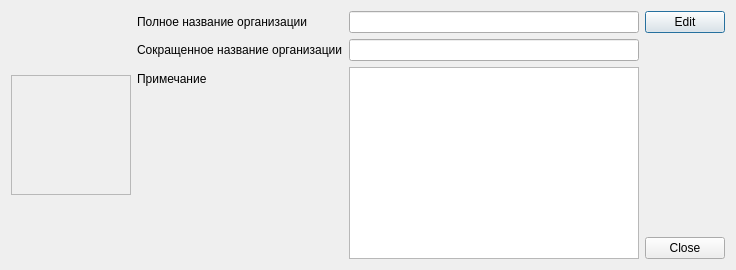
<?xml version="1.0" encoding="UTF-8"?>
<ui version="4.0">
 <class>EditDialog</class>
 <widget class="QDialog" name="EditDialog">
  <property name="geometry">
   <rect>
    <x>0</x>
    <y>0</y>
    <width>736</width>
    <height>270</height>
   </rect>
  </property>
  <property name="windowTitle">
   <string>Dialog</string>
  </property>
  <layout class="QGridLayout" name="gridLayout_2">
   <item row="0" column="0">
    <layout class="QHBoxLayout" name="horizontalLayout_2">
     <item>
      <layout class="QVBoxLayout" name="verticalLayout_2">
       <item>
        <widget class="QFrame" name="frame">
         <property name="sizePolicy">
          <sizepolicy hsizetype="Fixed" vsizetype="Fixed">
           <horstretch>1</horstretch>
           <verstretch>1</verstretch>
          </sizepolicy>
         </property>
         <property name="minimumSize">
          <size>
           <width>100</width>
           <height>100</height>
          </size>
         </property>
         <property name="frameShape">
          <enum>QFrame::StyledPanel</enum>
         </property>
         <property name="frameShadow">
          <enum>QFrame::Raised</enum>
         </property>
         <layout class="QGridLayout" name="gridLayout">
          <property name="sizeConstraint">
           <enum>QLayout::SetFixedSize</enum>
          </property>
          <item row="0" column="0">
           <widget class="QWidget" name="widget" native="true">
            <property name="sizePolicy">
             <sizepolicy hsizetype="Expanding" vsizetype="Expanding">
              <horstretch>1</horstretch>
              <verstretch>1</verstretch>
             </sizepolicy>
            </property>
            <property name="minimumSize">
             <size>
              <width>100</width>
              <height>100</height>
             </size>
            </property>
           </widget>
          </item>
         </layout>
        </widget>
       </item>
      </layout>
     </item>
     <item>
      <layout class="QHBoxLayout" name="horizontalLayout">
       <item>
        <layout class="QFormLayout" name="formLayout">
         <property name="fieldGrowthPolicy">
          <enum>QFormLayout::ExpandingFieldsGrow</enum>
         </property>
         <item row="0" column="0">
          <widget class="QLabel" name="label">
           <property name="text">
            <string>Полное название организации</string>
           </property>
          </widget>
         </item>
         <item row="0" column="1">
          <widget class="QLineEdit" name="lineEdit"/>
         </item>
         <item row="1" column="0">
          <widget class="QLabel" name="label_2">
           <property name="text">
            <string>Сокращенное название организации</string>
           </property>
          </widget>
         </item>
         <item row="1" column="1">
          <widget class="QLineEdit" name="lineEdit_2"/>
         </item>
         <item row="2" column="0">
          <widget class="QLabel" name="label_3">
           <property name="text">
            <string>Примечание</string>
           </property>
          </widget>
         </item>
         <item row="2" column="1">
          <widget class="QTextEdit" name="textEdit">
           <property name="sizePolicy">
            <sizepolicy hsizetype="Expanding" vsizetype="Expanding">
             <horstretch>0</horstretch>
             <verstretch>1</verstretch>
            </sizepolicy>
           </property>
          </widget>
         </item>
        </layout>
       </item>
       <item>
        <layout class="QVBoxLayout" name="verticalLayout">
         <item>
          <widget class="QPushButton" name="pushButton">
           <property name="text">
            <string>Edit</string>
           </property>
          </widget>
         </item>
         <item>
          <spacer name="verticalSpacer">
           <property name="orientation">
            <enum>Qt::Vertical</enum>
           </property>
           <property name="sizeHint" stdset="0">
            <size>
             <width>20</width>
             <height>40</height>
            </size>
           </property>
          </spacer>
         </item>
         <item>
          <widget class="QPushButton" name="pushButton_2">
           <property name="text">
            <string>Close</string>
           </property>
          </widget>
         </item>
        </layout>
       </item>
      </layout>
     </item>
    </layout>
   </item>
  </layout>
 </widget>
 <resources/>
 <connections>
  <connection>
   <sender>pushButton_2</sender>
   <signal>clicked()</signal>
   <receiver>EditDialog</receiver>
   <slot>close()</slot>
   <hints>
    <hint type="sourcelabel">
     <x>583</x>
     <y>361</y>
    </hint>
    <hint type="destinationlabel">
     <x>551</x>
     <y>235</y>
    </hint>
   </hints>
  </connection>
 </connections>
</ui>
